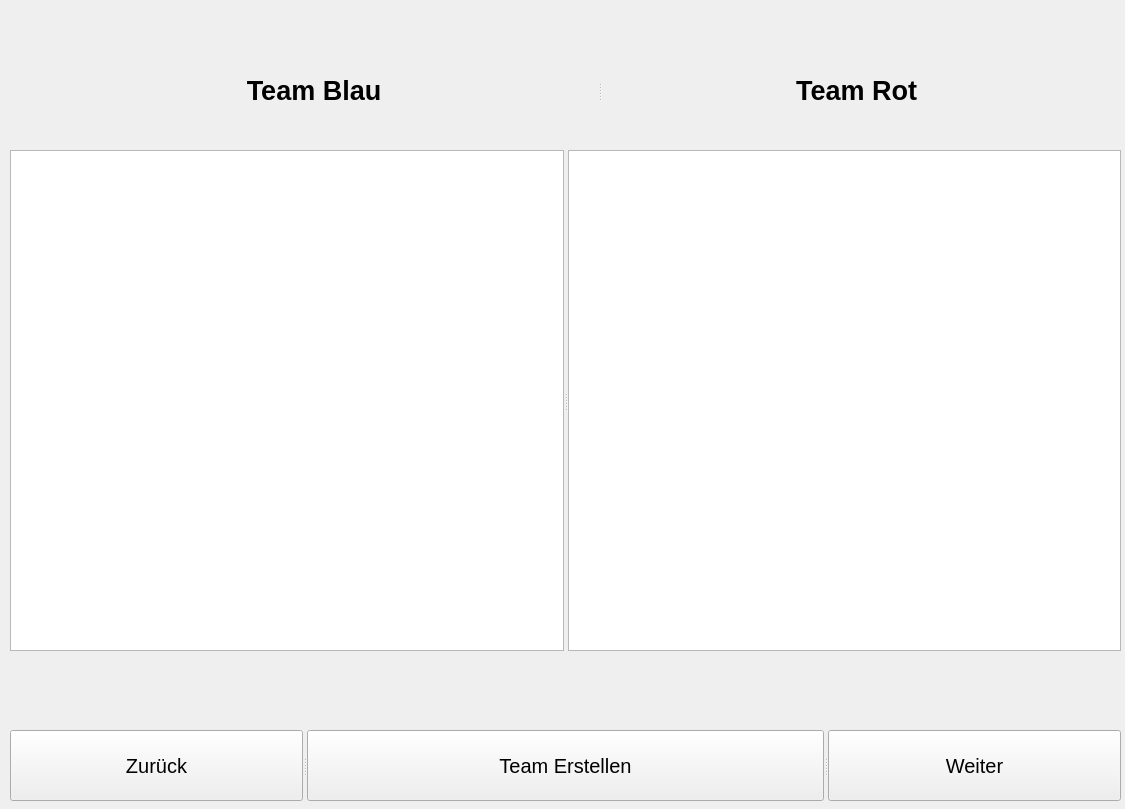
<?xml version="1.0" encoding="UTF-8"?>
<ui version="4.0">
 <class>Form</class>
 <widget class="QWidget" name="Form">
  <property name="geometry">
   <rect>
    <x>0</x>
    <y>0</y>
    <width>1125</width>
    <height>809</height>
   </rect>
  </property>
  <property name="windowTitle">
   <string>Form</string>
  </property>
  <widget class="QSplitter" name="splitter">
   <property name="geometry">
    <rect>
     <x>10</x>
     <y>730</y>
     <width>1111</width>
     <height>71</height>
    </rect>
   </property>
   <property name="orientation">
    <enum>Qt::Horizontal</enum>
   </property>
   <widget class="QPushButton" name="pushButton">
    <property name="font">
     <font>
      <pointsize>15</pointsize>
     </font>
    </property>
    <property name="text">
     <string>Zurück</string>
    </property>
   </widget>
   <widget class="QPushButton" name="pushButton_2">
    <property name="font">
     <font>
      <pointsize>15</pointsize>
     </font>
    </property>
    <property name="text">
     <string>Team Erstellen</string>
    </property>
   </widget>
   <widget class="QPushButton" name="pushButton_3">
    <property name="font">
     <font>
      <pointsize>15</pointsize>
     </font>
    </property>
    <property name="text">
     <string>Weiter</string>
    </property>
   </widget>
  </widget>
  <widget class="QSplitter" name="splitter_2">
   <property name="geometry">
    <rect>
     <x>10</x>
     <y>150</y>
     <width>1111</width>
     <height>501</height>
    </rect>
   </property>
   <property name="orientation">
    <enum>Qt::Horizontal</enum>
   </property>
   <widget class="QListView" name="listView"/>
   <widget class="QListView" name="listView_2"/>
  </widget>
  <widget class="QSplitter" name="splitter_3">
   <property name="geometry">
    <rect>
     <x>30</x>
     <y>70</y>
     <width>1081</width>
     <height>41</height>
    </rect>
   </property>
   <property name="orientation">
    <enum>Qt::Horizontal</enum>
   </property>
   <widget class="QLabel" name="label">
    <property name="font">
     <font>
      <pointsize>20</pointsize>
      <weight>75</weight>
      <bold>true</bold>
     </font>
    </property>
    <property name="text">
     <string>Team Blau</string>
    </property>
    <property name="alignment">
     <set>Qt::AlignCenter</set>
    </property>
   </widget>
   <widget class="QLabel" name="label_2">
    <property name="font">
     <font>
      <pointsize>20</pointsize>
      <weight>75</weight>
      <bold>true</bold>
     </font>
    </property>
    <property name="text">
     <string>Team Rot</string>
    </property>
    <property name="alignment">
     <set>Qt::AlignCenter</set>
    </property>
   </widget>
  </widget>
 </widget>
 <resources/>
 <connections/>
</ui>
